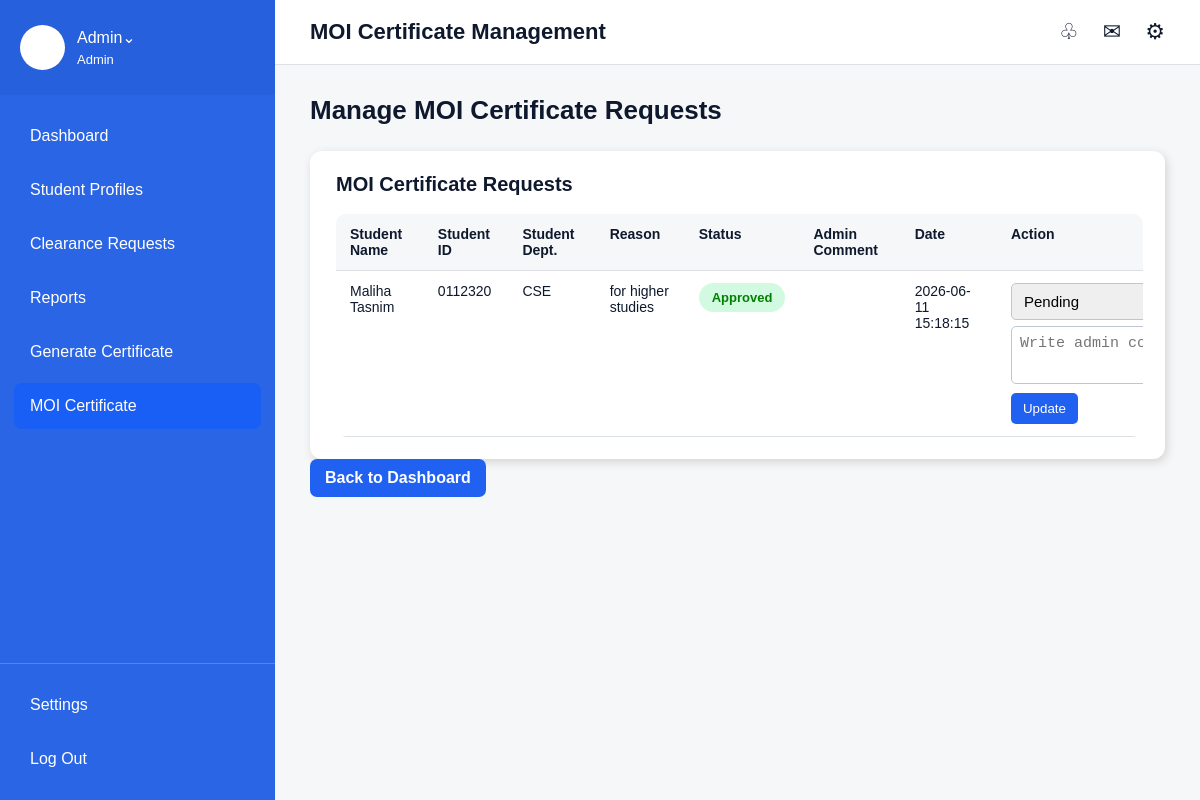
The app's page /moi-certificate-management.php (signed in) with its own data.
### tables this page shows
CREATE TABLE `clearance_requests` (
  `request_id` int(11) NOT NULL,
  `student_id` int(11) NOT NULL,
  `status` varchar(50) DEFAULT 'Pending',
  `comment` text DEFAULT NULL,
  `request_date` timestamp NOT NULL DEFAULT current_timestamp(),
  `clearance_type` varchar(100) DEFAULT 'Final Clearance',
  `department` varchar(100) DEFAULT 'All Departments',
  `reason` text DEFAULT NULL,
  `is_emergency` varchar(20) DEFAULT 'No'
);

CREATE TABLE `students` (
  `student_id` int(11) NOT NULL,
  `name` varchar(100) NOT NULL,
  `roll` varchar(50) NOT NULL,
  `department` varchar(100) NOT NULL,
  `batch` varchar(50) NOT NULL,
  `email` varchar(100) NOT NULL,
  `password` varchar(100) NOT NULL,
  `created_at` timestamp NOT NULL DEFAULT current_timestamp()
);

### moi-certificate-management.php (the view, shortened to what this page needs)
<?php
include "../db.php";
$moi_sql = "SELECT clearance_requests.*, students.name, students.roll, students.department AS student_department
            FROM clearance_requests
            INNER JOIN students ON clearance_requests.student_id = students.student_id
            WHERE clearance_requests.clearance_type='MOI Certificate'
            ORDER BY clearance_requests.request_id DESC";
$moi_result = $conn->query($moi_sql);
?>
<!DOCTYPE html>
<html lang="en">
<head>
    <link rel="stylesheet" type="text/css" href="./admin.css">
</head>
<body>
<div class="page">
    <div class="left">
        <div class="profile">
            <div class="profile-icon"></div>
            <div>
                <div>Admin⌄</div>
                <div class="small-name"><?php echo $_SESSION["admin_name"]; ?></div>
            </div>
        </div>
        <div class="nav">
            <a class="nav-item" href="admin-dashboard.php">Dashboard</a>
            <a class="nav-item" href="student-clearance-profile.php">Student Profiles</a>
            <a class="nav-item" href="clearance-requests.php">Clearance Requests</a>
            <a class="nav-item" href="reports.php">Reports</a>
            <a class="nav-item" href="generate-certificate.php">Generate Certificate</a>
            <a class="nav-item active" href="moi-certificate-management.php">MOI Certificate</a>
        </div>
        <div class="bottom-nav">
            <a class="nav-item" href="settings.php">Settings</a>
            <a class="nav-item" href="../logout.php">Log Out</a>
        </div>
    </div>
    <div class="right">
        <div class="top">
            <div class="top-title">MOI Certificate Management</div>
            <div class="top-icons">♧ ✉ ⚙</div>
        </div>
        <div class="content">
            <div class="welcome">Manage MOI Certificate Requests</div>
            <div class="frontend-card">
                <div class="section-title">MOI Certificate Requests</div>
                <div class="table-box no-shadow">
                    <table>
                        <tr>
                            <th>Student Name</th>
                            <th>Student ID</th>
                            <th>Student Dept.</th>
                            <th>Reason</th>
                            <th>Status</th>
                            <th>Admin Comment</th>
                            <th>Date</th>
                            <th>Action</th>
                        </tr>
                        <?php
                        if($moi_result->num_rows > 0){
                            while($row = $moi_result->fetch_assoc()){
                                echo "<tr>";
                                echo "<td>".$row["name"]."</td>";
                                echo "<td>".$row["roll"]."</td>";
                                echo "<td>".$row["student_department"]."</td>";
                                echo "<td>".$row["reason"]."</td>";
                                if($row["status"] == "Approved"){
                                    echo "<td><span class='status green'>Approved</span></td>";
                                }
                                echo "<td>".$row["comment"]."</td>";
                                echo "<td>".$row["request_date"]."</td>";
                                echo "<td>
                                    <form method='POST' class='table-form'>
                                        <input type='hidden' name='request_id' value='".$row["request_id"]."'>
                                        <select name='status'>
                                            <option value='Pending'>Pending</option>
                                            <option value='Approved'>Approved</option>
                                            <option value='Rejected'>Rejected</option>
                                        </select>
                                        <textarea name='comment' placeholder='Write admin comment'>".$row["comment"]."</textarea>
                                        <button type='submit' name='update_moi' onclick=\"return confirm('Update this MOI request?')\">
                                            Update
                                        </button>
                                    </form>
                                </td>";
                                echo "</tr>";
                            }
                        }
                        else{
                            echo "<tr><td colspan='8'>No MOI Certificate requests found.</td></tr>";
                        }
                        ?>
                    </table>
                </div>
            </div>
            <a class="small-btn" href="admin-dashboard.php">Back to Dashboard</a>
        </div>
    </div>
</div>
</body>
</html>

### admin.css (style rules this page uses)
* { margin: 0; padding: 0; box-sizing: border-box; }
body { font-family: Arial, sans-serif; color: rgb(15, 25, 45); background: rgb(246, 247, 249); }
a { text-decoration: none; color: inherit; }
button { border: none; cursor: pointer; font-family: Arial, sans-serif; }
.page { display: flex; height: 100vh; overflow: hidden; }
.left { width: 275px; height: 100vh; background: rgb(42, 101, 230); color: white; display: flex; flex-direction: column; overflow-y: auto; flex-shrink: 0; }
.profile { display: flex; align-items: center; gap: 12px; padding: 25px 20px; background: rgb(38, 96, 220); }
.profile-icon { width: 45px; height: 45px; background: white; color: rgb(32, 97, 241); border-radius: 50%; text-align: center; line-height: 45px; }
.small-name { font-size: 13px; margin-top: 5px; }
.nav { display: flex; flex-direction: column; padding: 18px 14px; gap: 8px; }
.nav-item { padding: 14px 16px; border-radius: 8px; font-size: 16px; color: white; }
.nav-item:hover, .nav-item.active { background: rgb(25, 94, 245); }
.bottom-nav { margin-top: auto; border-top: 1px solid rgba(255,255,255,0.2); padding: 18px 14px; display: flex; flex-direction: column; gap: 8px; }
.right { flex: 1; height: 100vh; background: rgb(246, 247, 249); overflow-y: auto; overflow-x: hidden; }
.top { height: 65px; background: white; border-bottom: 1px solid rgb(220, 225, 230); display: flex; justify-content: space-between; align-items: center; padding: 0 35px; position: sticky; top: 0; z-index: 10; }
.top-title { font-size: 22px; font-weight: bold; }
.top-icons { word-spacing: 18px; font-size: 22px; }
.content, .admin-content, .profile-content { padding: 30px 35px 50px 35px; }
.welcome { font-size: 26px; font-weight: bold; margin-bottom: 25px; }
.dash-card, .admin-summary-card, .report-card, .frontend-card, .activity, .admin-main-card, .main-card, .profile-box, .profile-action-card, .request-card, .info-box { background: white; border-radius: 12px; padding: 22px; box-shadow: 2px 3px 10px lightgray; border-left: 4px solid transparent; margin-top: 20px; }
.dash-title, .section-title, .page-title { font-size: 20px; font-weight: bold; margin-bottom: 10px; }
.table-box { width: 100%; overflow-x: auto; background: white; border-radius: 10px; margin-top: 18px; }
table, .admin-table, .profile-table { width: 100%; border-collapse: collapse; min-width: 900px; }
th, td, .admin-table th, .admin-table td, .profile-table th, .profile-table td { text-align: left; padding: 12px 14px; border-bottom: 1px solid rgb(220, 225, 230); font-size: 14px; vertical-align: top; }
th, .admin-table th { background: rgb(246, 247, 249); font-weight: bold; }
.table-form { min-width: 170px; }
.table-form select, .table-form textarea, table select, table textarea { width: 100%; padding: 8px; margin-bottom: 6px; border: 1px solid rgb(190, 198, 210); border-radius: 5px; }
.table-form textarea, table textarea { height: 58px; resize: none; }
.table-form button, table button { background: rgb(32, 97, 241); color: white; padding: 8px 12px; border-radius: 5px; }
input, select, textarea { border: 1px solid rgb(200, 207, 216); border-radius: 10px; padding: 13px; font-size: 15px; width: 100%; }
textarea { height: 90px; resize: none; }
.blue-btn, .green-btn, .red-btn, .gray-btn, .orange-btn, .dark-btn, .small-btn, .print-btn, .white-btn { color: white; text-align: center; border-radius: 7px; padding: 10px 15px; font-weight: bold; display: inline-block; }
.blue-btn, .small-btn, .print-btn { background: rgb(32, 97, 241); }
.status { padding: 7px 13px; border-radius: 18px; display: inline-block; font-size: 13px; font-weight: bold; }
.green { background: rgb(210, 250, 225); color: green; }
.no-shadow { box-shadow: none; padding: 0; }

### records on screen
clearance_requests: student.name "Maliha Tasnim", student.roll "0112320", student.department "CSE", reason "for higher studies", status "Approved", request_date "2026-06-11 15:18:15"

### other values on screen
$_SESSION["admin_name"] "Admin"
